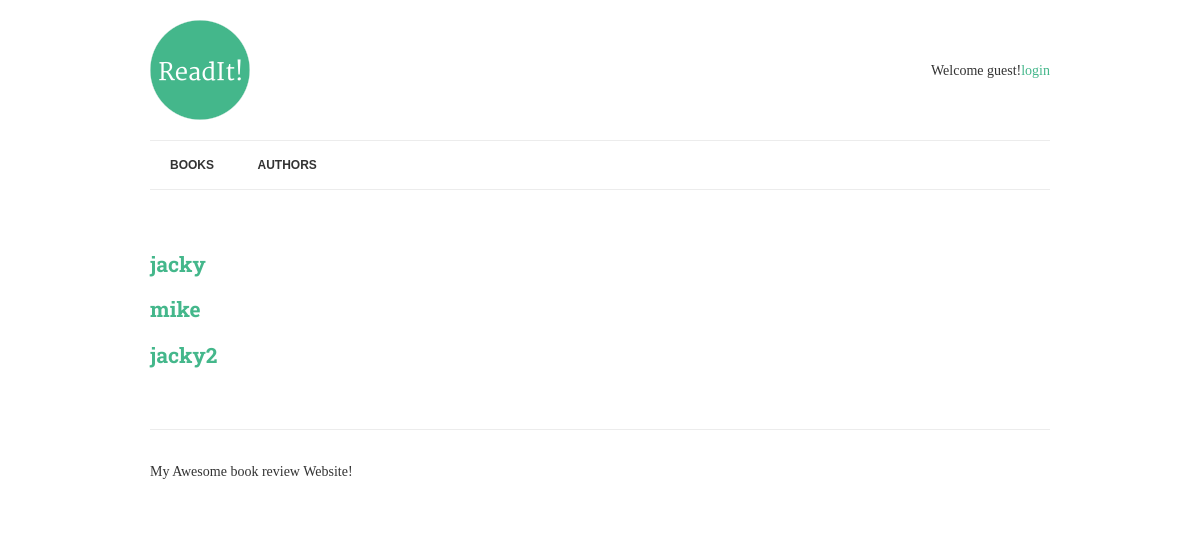
Screenshot of /authors/ with the database file from the repository.
### book/models.py (models this page shows, shortened)
class Author(models.Model):
    name = models.CharField(max_length=70, help_text="Use pen name,not real name", unique=True)

### book/views.py (the view)
# urls.py: url(r'^authors/$', AuthorList.as_view(),name="authors"),
class AuthorList(View):
    def get(self, request):
        authors = Author.objects.annotate(
            published_books=Count('books')
        ).filter(
            published_books__gt=0
        )
        context = {
            'authors':authors
        }
        return render(request, '../templates/authors.html', context)

### book/templates/authors.html
{% extends 'base.html' %}
{% block content %}
    {% for author in authors%}
    <h2>
        <a href="{% url 'author-detail' author.pk %}">
            {{ author.name }}
        </a>
    </h2>
    {% endfor %}
{% endblock %}

### book/static/css/style.css (style rules this page uses)
body { font-family: 'Merriweather', serif; color: #333; font-size: 14px; }
h1, h2, h3, h4, h5, h6 { font-family: 'Roboto Slab', serif; }
a { color: #44B78B; text-decoration: none; }

### rows the page displays
Author: name "jacky"
Author: name "mike"
Author: name "jacky2"
